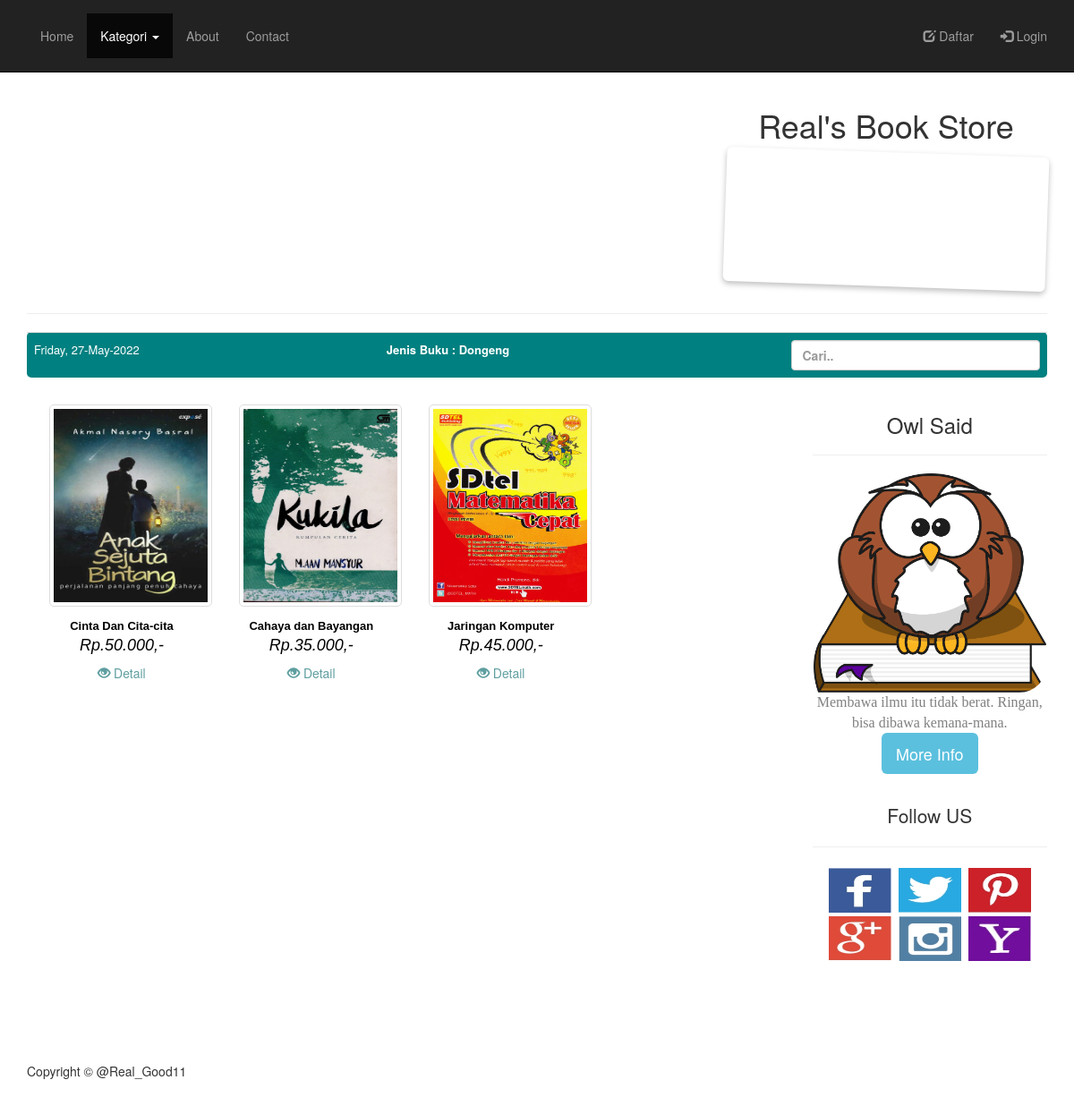
/jenis.php?jenis=Dongeng, run on the app's committed database.
### tables this page shows
CREATE TABLE IF NOT EXISTS `buku` (
  `noisbn` char(20) NOT NULL,
  `id_penerbit` char(10) NOT NULL,
  `id_jenis` char(10) NOT NULL,
  `judul` varchar(30) NOT NULL,
  `sinopsis` text NOT NULL,
  `penulis` varchar(30) NOT NULL,
  `tahun_terbit` year(4) NOT NULL,
  `stok` int(11) NOT NULL,
  `harga_jual` int(11) NOT NULL,
  `gambar` text NOT NULL,
  `gambar2` text NOT NULL,
  `gambar3` text NOT NULL
);

### jenis.php (the view, shortened to what this page needs)
<?php
include'conf.php';
$jenis = $_GET['jenis'];
$today = date("l, d-M-Y");
$per_hal = 4;
$page = (isset($_GET['page'])) ? (int)$_GET['page'] : 1;
$start = ($page - 1) * $per_hal;
$brg = $conn -> query("select * from buku JOIN jenis USING(id_jenis) WHERE nama_jenis = '$jenis' limit $start, $per_hal");
?>
<!DOCTYPE html>
<html lang="en">
<head>
    <link href="css/bootstrap.min.css" rel="stylesheet">
	<link rel="stylesheet" type="text/css" href="css/jquery-ui.min.css">
    <link href="css/small-business.css" rel="stylesheet">
</head>
<body>
    <nav class="navbar navbar-inverse navbar-fixed-top" role="navigation">
        <div class="container">
            <div class="collapse navbar-collapse" id="bs-example-navbar-collapse-1">
                <ul class="nav navbar-nav">
                    <li>
                        <a href="index.php">Home</a>
                    </li>
                    <li class="dropdown active">
                        <a class="dropdown-toggle" data-toggle="dropdown" href="#">Kategori
                            <span class="caret"></span></a>
                    </li>
                    <li>
                        <a href="about.php">About</a>
                    </li>
                    <li>
                        <a href="kontak.php">Contact</a>
                    </li>
                </ul>
                <ul class="nav navbar-nav navbar-right">
                    <li style="float: right;">
							<a href="#" data-toggle="modal" data-target="#modalpesan"><span class="glyphicon glyphicon-log-in"></span>&nbsp;Login</a>
				    </li>
                    <li style="float: right;">
							<a href="#" data-toggle="modal" data-target="#modalpesan2"><span class="glyphicon glyphicon-edit"></span>&nbsp;Daftar</a>
				    </li>
                </ul>
            </div>
        </div>
    </nav>
    <div class="container">
         <div class="row">
        <center>
             <div class="col-md-8">
            </div>
            <div class="col-md-4">
                <h1>Real's Book Store</h1>
                <p><img class="img-responsive img-rounded img6" src="icon/bokk.gif" alt="" style="height: 150px;"></p>
            </div>
        </center>
        </div>
        <hr>
        <div class="row">
            <div class="col-lg-12">
                <table class="table">
                	<tr bgcolor="teal">
                		<td style="border-radius: 5px 0 0 5px;">
                			<font color="white" size="2"> <?php echo $today;?> </font>
                		</td>
                		<th>
                			<font color="white" size="2"> <b>Jenis Buku : <?php echo $jenis; ?> </b> </font>
                		</th>
                		<th style="border-radius: 0 5px 5px 0;">
                			<form method="POST" action="search.php" class="ac-form">
                                       <input type="text" id="search" name="term" class="search-input form-control" placeholder="Cari.."/ size="5">
                               </form>
                		</th>
                	</tr>
                </table>
            </div>
        </div>
       <center>
        <div class="row">
			<div class="col-lg-9">
              <?php while($data = $brg -> fetch_array()){ ?>
		                <div class="col-md-3">
					               <div class="oo">
                                       <?php echo "<img style='solid #333333; border-radius:5px;
					                              -moz-border-radius:2em; margin: 10px;'
					                              class='img3 img-thumbnail'
					                              src='pages/admin/img/buku/".$data['gambar']."'>"; ?> <br>
                                        <font face="arial" size="2" color="black">
					                 		<b><?php echo $data['judul']; ?></b>
					                   </font> <br>
					                   <font color="black" face="arial" size="4">
					                 		<i>Rp.<?php echo number_format ($data['harga_jual'],0,",","."); ?>,-</i>
					                   </font> <br>
                                          <a class="btn" data-toggle="tooltip" data-placement="top"
					                 	   title="Detail Buku" style="color: cadetblue; text-decoration: none;"
					                 	   href="detail.php?no=<?php echo $data[0]; ?>">
					                 	   <span class="glyphicon glyphicon-eye-open"></span> Detail
					                 	</a>
                                  </div>
		                </div>
	              <?php } ?>
	        </div>
	    	<div class="col-md-3">
                <fieldset>
                <h3>Owl Said</h3><hr>
                <div class="buters-guide">
                  <img class="img5" src="icon/icon.png" width="260">
                    <font size="3" color="grey" face="impact">
                         <p><span>Membawa ilmu itu tidak berat.</span>
				                  Ringan, bisa dibawa kemana-mana.
                        </p>
                    </font>
                     <a class="btn-info btn-lg"> More Info</a>
                </div>
                </fieldset><br><br>
                <p class="lead">Follow US</p><hr>
                <div class="navbar nav">
                    <a href="https://www.facebook.com/profile.php?id=100008460228219"><img src="icon/1.jpg" width="70" height="50" style="margin: 2px;"></a>
                    <a href="https://twitter.com/Real_Good11"><img src="icon/2.jpg" width="70" height="50" style="margin: 2px;"></a>
                    <a href=""><img src="icon/3.jpg" width="70" height="50" style="margin: 2px;"></a>
                    <a href=""><img src="icon/4.jpg" width="70" height="50" style="margin: 2px;"></a>
                    <a href="https://www.instagram.com/real_good11/?hl=en"><img src="icon/5.jpg" width="70" height="50" style="margin: 2px;"></a>
                    <a href=""><img src="icon/6.jpg" width="70" height="50" style="margin: 2px;"></a>
                </div>
            </div>
        </div>
       </center>
        <br><br><br>
        <footer>
            <div class="row">
                <div class="col-lg-12">
                    <p>Copyright &copy; @Real_Good11</p>
                </div>
            </div>
        </footer>
</body>
</html>

### css/small-business.css (style rules this page uses)
body { padding-top: 70px; }
.navbar-fixed-top .nav { padding: 15px 0; }
footer { padding: 30px 0; }
@media (min-width:768px) { body { padding-top: 100px; } }

### jenis.php (style rules this page uses)
* { margin: 0; padding: 0; }
a { text-decoration: none; color: aliceblue; }
.oo img { height: 226px; width: 188px; }
.img3 { -webkit-transition: all 1s ease-in-out; -moz-transition: all 1s ease-in-out; -o-transition: all 1s ease-in-out; transition: all 1s ease-in-out; }
.img5 { border-radius: 30px 0 30px 0; -moz-border-radius: 30px 0 30px 0; -webkit-border-radius: 30px 0 30px 0; -o-border-radius: 30px 0 30px 0; transition: all 0.5s; -moz-transition: all 0.5s; -webkit-transition: all 0.5s; -o-transition: all 0.5s; }
.img6 { box-shadow: 0 3px 6px rgba(0,0,0,.25); transform: rotate(+2deg); -o-transform: rotate(+2deg); -webkit-transform: rotate(+2deg); -moz-transform: rotate(+2deg); }

### data on the page
buku: gambar (picture), judul "Cinta Dan Cita-cita", harga_jual "50.000"
buku: gambar (picture), judul "Cahaya dan Bayangan", harga_jual "35.000"
buku: gambar (picture), judul "Jaringan Komputer", harga_jual "45.000"

### other printed values
$jenis "Dongeng"
